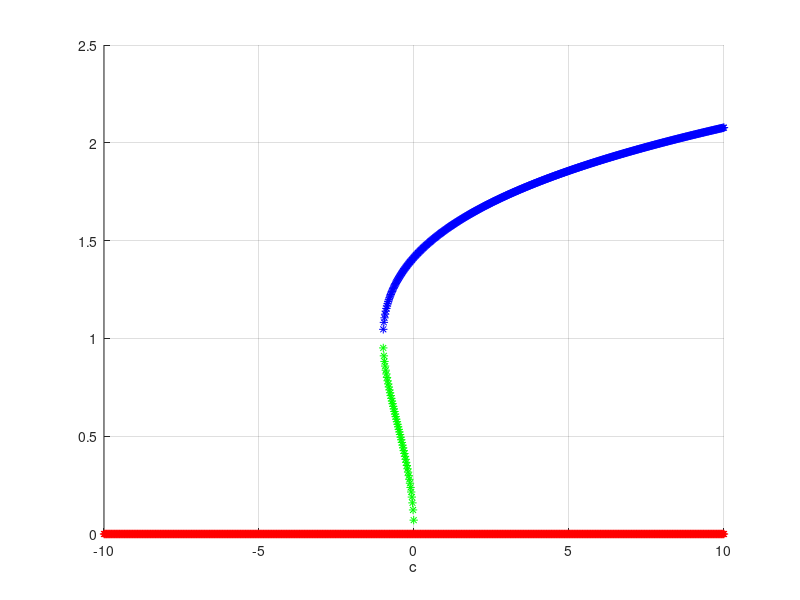
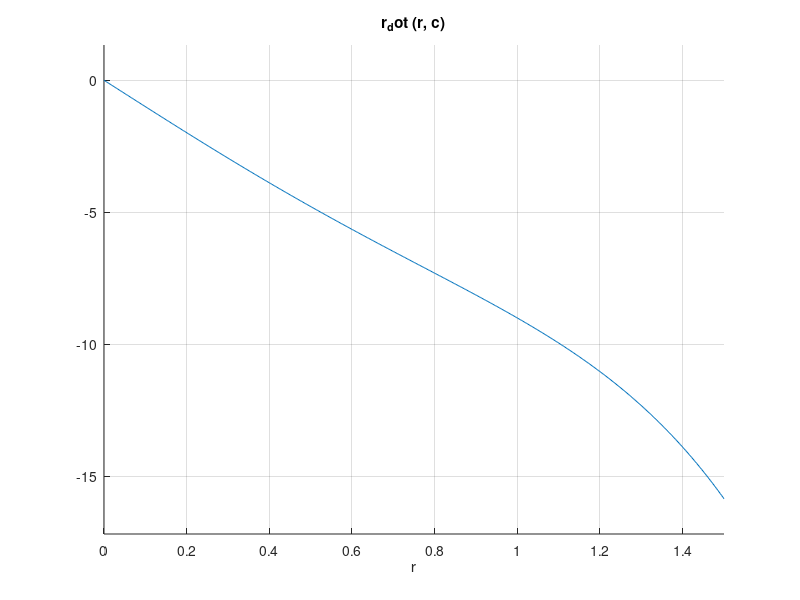

Recreate these plots in MATLAB, in order.
function Paul3Subcritical
% - By plotting the r-nullcline, we can explain if the limit cycle is either asymtotically stable or unstable.
%   When the slope at the fixed point is positive, the fixed point is unstable.
%   When the slope at the fixed point is negative, the fixed point is
%   asymtotically stable.
% - When c<-1, we have only one fixed point, i.e. r=0, the fixed point is
%   asymtotically stable because r_dot<0, i.e. r always decreases to 0.
% - When -1<c<0, we have three fixed points, i.e. r=0, r=sqrt(1-sqrt(1+c)), r=sqrt(1+sqrt(1+c)).
%   r=0 is asymtotically stable. r=sqrt(1-sqrt(1+c)) is unstable. and r=sqrt(1+sqrt(1+c)) is asymtotically stable.
% - When c>0, we have two fixed points, i.e. r=0 and r=sqrt(1+sqrt(1+c)). 
%   r=0 is an unstable fixed point because the slope is positive. 
%   r=sqrt(1+sqrt(1+c)) is an asymtotically stable fixed point because the slope is negative.
% - This differential equation is subcritical because when c decreases by passing
%   through c=0, a new unstable limit cycle, i.e. r=sqrt(1-sqrt(1+c)), is created.
% - Subcritical is more "dangerous" compared to supercritical because the
%   system jump from one fixed point to another fixed point as c
%   increasing.

clc
clear all
close all

%% Plot the radius of the steady-state solution.
c_lin=linspace(-10,10,1000);

r_i=1;
for c=c_lin
    if (c<=-1)
        %% When c<-1, we have only one fixed point.
        r1(1,r_i)=0;
        r2(1,r_i)=NaN;
        r3(1,r_i)=NaN;
    elseif ((-1<c) && (c<=0))
        %% When -1<c<0, we have three fixed points.
        r1(1,r_i)=0;
        r2(1,r_i)=sqrt(1-sqrt(1+c));
        r3(1,r_i)=sqrt(1+sqrt(1+c));        
    else 
        %% When 0<c, we have two fixed points.
        r1(1,r_i)=0;
        r2(1,r_i)=NaN;
        r3(1,r_i)=sqrt(1+sqrt(1+c));                
    end
    r_i=r_i+1;
end

figure(1)
hold on
plot(c_lin,r1,'r*');
plot(c_lin,r2,'g*');
plot(c_lin,r3,'b*');
xlabel('c');
grid on

%% Plot r-nullcline
clear all

rmin=0;
rmax=1.5;

% c=-0.57;
c=-10;
figure(2)
hold on
plotRNullCline(rmin,rmax,c);

grid on

end

function plotRNullCline(rmin,rmax,c)
    ezplot(@(r) r_dot(r,c), [rmin,rmax]);
end

function val=r_dot(r,c)
    val=r.*(c+2.*r.^2-r.^4);
end
